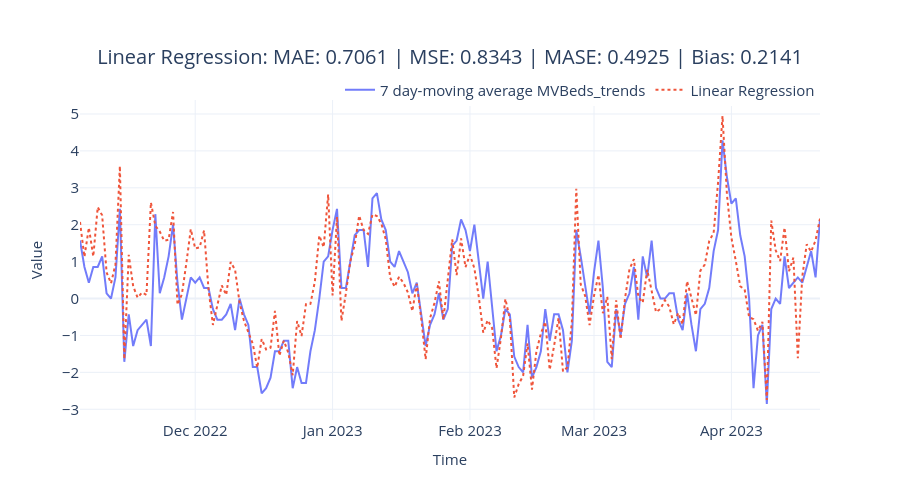

Notebook source saved alongside this figure:
### Code cell
# Plot forecast
fig = plot_forecast(
    pred_df,
    forecast_columns=[lr_model_config.name],
    forecast_display_names=[lr_model_config.name],
)
fig = format_plot(
    fig,
    title=f"{lr_model_config.name}: MAE: {metrics['MAE']:.4f} | MSE: {metrics['MSE']:.4f} | MASE: {metrics['MASE']:.4f} | Bias: {metrics['Forecast Bias']:.4f}",
)
fig.update_xaxes(type="date", range=["2022-012-01", "2023-04-01"])
# fig.write_image("imgs/chapter_7/lin_reg.png")
fig.show()

### Figure 1 — Plotly figure (JSON) as saved in the notebook; plotly's stock layout.template omitted (floating-point values rounded to 4 significant figures; data arrays with more than 128 entries replaced by an {"elided": "..."} marker saying what was removed)
{"data": [{"line": {"color": "rgba(99,110,250,0.9)"}, "mode": "lines", "name": "7 day-moving average MVBeds_trends", "type": "scatter", "x": {"elided": "168 str values"}, "y": {"elided": "168 float values"}}, {"line": {"color": "rgba(239,85,59,1)", "dash": "dot"}, "mode": "lines", "name": "Linear Regression", "type": "scatter", "x": {"elided": "168 str values"}, "y": {"elided": "168 float values"}}], "layout": {"autosize": false, "height": 500, "legend": {"font": {"size": 15}, "orientation": "h", "title": {}, "x": 1, "xanchor": "right", "y": 0.98, "yanchor": "bottom"}, "title": {"font": {"size": 20}, "text": "Linear Regression: MAE: 0.7061 | MSE: 0.8343 | MASE: 0.4925 | Bias: 0.2141", "x": 0.5, "xanchor": "center", "yanchor": "top"}, "width": 900, "xaxis": {"range": ["2022-012-01", "2023-04-01"], "tickfont": {"size": 15}, "title": {"font": {"size": 15}, "text": "Time"}, "type": "date"}, "yaxis": {"tickfont": {"size": 15}, "title": {"font": {"size": 15}, "text": "Value"}}}}
